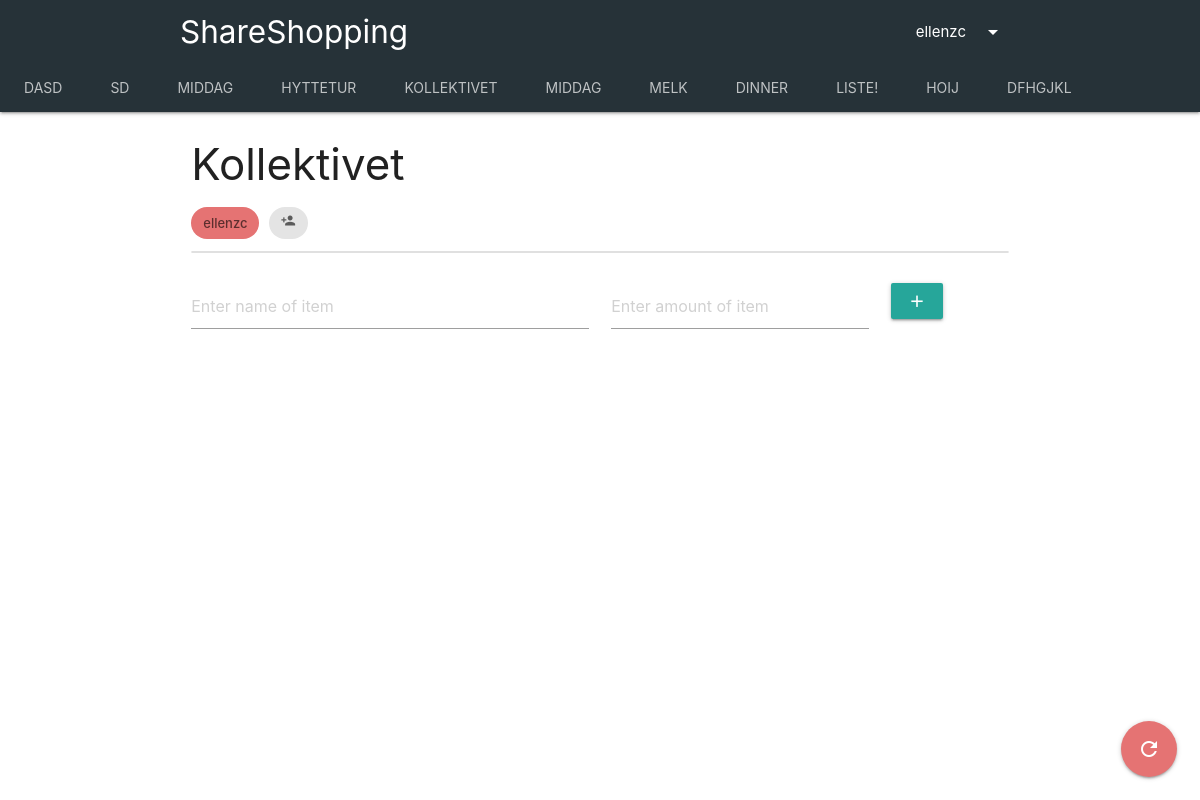
The page /main/shopping-lists/5 (signed in) on the database its author committed.
### shopping_list/models.py (models this page shows, shortened)
class ShoppingList(models.Model):
    title = models.CharField(max_length=100)
    owner = models.ForeignKey(User, on_delete=models.CASCADE, default=1, related_name='owner')
    participants = models.ManyToManyField(User, related_name='participants')

### shopping_list/views.py (the view)
# urls.py: path('shopping-lists/<shopping_list_id>', views.shopping_list_details, name='detail'),
@login_required(login_url='')
def shopping_list_details(request, shopping_list_id):
    user = request.user
    shopping_list = ShoppingList.objects.get(pk=shopping_list_id)
    if user != shopping_list.owner and user not in shopping_list.participants.all():
        return HttpResponse('Error 401: Unauthorized. User does not have permission to view this shopping list.', status=401)
    my_shopping_lists = get_users_shopping_lists(user)
    shopping_list_form = ShoppingListForm()
    item_list = Item.objects.filter(shopping_list=shopping_list_id)
    item_form = ItemForm()
    share_form = ShareForm()
    context = {
        'shopping_list': shopping_list,             # ShoppingList which is being inspected by user
        'shopping_list_form': shopping_list_form,
        'item_list': item_list,                     # List of Item objects in the inspected ShoppingList
        'item_form': item_form,
        'share_form': share_form,
        'my_shopping_lists': my_shopping_lists,
    }
    return render(request, 'shopping_list/shoppinglist.html', context)

### shopping_list/forms.py
class ShoppingListForm(forms.Form):
    title = forms.CharField(
        max_length=100,
        widget=forms.TextInput(
            attrs={
                'placeholder': 'Enter title of shopping list'
            }
        )
    )

class ItemForm(forms.Form):
    name = forms.CharField(
        max_length=50,
        widget=forms.TextInput(
            attrs={
                'placeholder': 'Enter name of item',
            }
        )
    )
    amount = forms.CharField(
        max_length=20,
        widget=forms.TextInput(
            attrs={
                'placeholder': 'Enter amount of item',
            }
        )
    )

### shopping_list/views.py (called while the page is built)
def get_users_shopping_lists(user):
    owned_shopping_lists = ShoppingList.objects.filter(owner=user)
    other_shopping_lists = ShoppingList.objects.filter(participants=user)
    my_shopping_lists = other_shopping_lists | owned_shopping_lists
    return my_shopping_lists.distinct().order_by('id')

### shopping_list/templates/shopping_list/shoppinglist.html (shortened to what this page needs)
{% extends 'shopping_list/index.html' %}
{% block content %}
<div class="container">
    <div class="row">
        <div class="col s12">
            <h3>{{ shopping_list.title }}</h3>
            <div class="chip red lighten-2">{{ shopping_list.owner }}</div>
            <a href="#"><div class="chip"><i class="tiny material-icons toggle-visibility">person_add</i></div></a>
            <div class="collection">
                </div>
            <div class="row">
                <form action="{% url 'add' shopping_list.id %}" method='POST' class="col s12">
                    <div class="row">
                        <div class="input-field col s6">{{ item_form.name }}</div>
                        <div class="input-field col s4">{{ item_form.amount }}</div>
                        <div class="input-field col s2">
                            <button type="submit" class="waves-effect waves-light btn">
                                <i class="material-icons">add</i>
                            </button>
                        </div>
                    </div>
                </form>
            </div>
            <div class="fixed-action-btn">
              <a class="btn-floating btn-large red lighten-2" href="">
                <i class="large material-icons">refresh</i>
              </a>
            </div>
        </div>
    </div>
</div>
{% endblock %}

### shopping_list/templates/shopping_list/index.html (shortened to what this page needs)
<!DOCTYPE html>
<html lang="en">
<head>
    {% load static %}
    <link rel="stylesheet" href="https://cdnjs.cloudflare.com/ajax/libs/materialize/1.0.0/css/materialize.min.css">
</head>
<body>
<nav class="nav-extended blue-grey darken-4">
    <div class="nav-wrapper">
        <div class="container">
            <a href="#" class="brand-logo">ShareShopping</a>
            <ul class="right">
                <li><a class="dropdown-trigger" href="#!" data-target="dropdown1">{{ user.username }}<i class="material-icons right">arrow_drop_down</i></a></li>
            </ul>
        </div>
    </div>
    <div class="nav-content center">
        <ul class="tabs tabs-transparent hide-on-med-and-down">
            {% for shopping_list in my_shopping_lists %}
            <li class="tab"><a href="{% url 'detail' shopping_list.id %}" >{{ shopping_list.title }}</a></li>
            {% endfor %}
        </ul>
    </div>
</nav>
{% block content %}
{% endblock %}
</body>
</html>

### shopping_list/templates/shopping_list/index.html (style rules this page uses)
a { color: black; text-decoration: none; }

### rows shown on the page
ShoppingList: title "DASD"
ShoppingList: title "SD"
ShoppingList: title "MIDDAG"
ShoppingList: title "HYTTETUR"
ShoppingList: title "KOLLEKTIVET", title "Kollektivet", owner "ellenzc"
ShoppingList: title "MIDDAG"
ShoppingList: title "MELK"
ShoppingList: title "DINNER"
ShoppingList: title "LISTE!"
ShoppingList: title "HOIJ"
ShoppingList: title "DFHGJKL"

### other values the page prints
{{ user.username }} "ellenzc"
